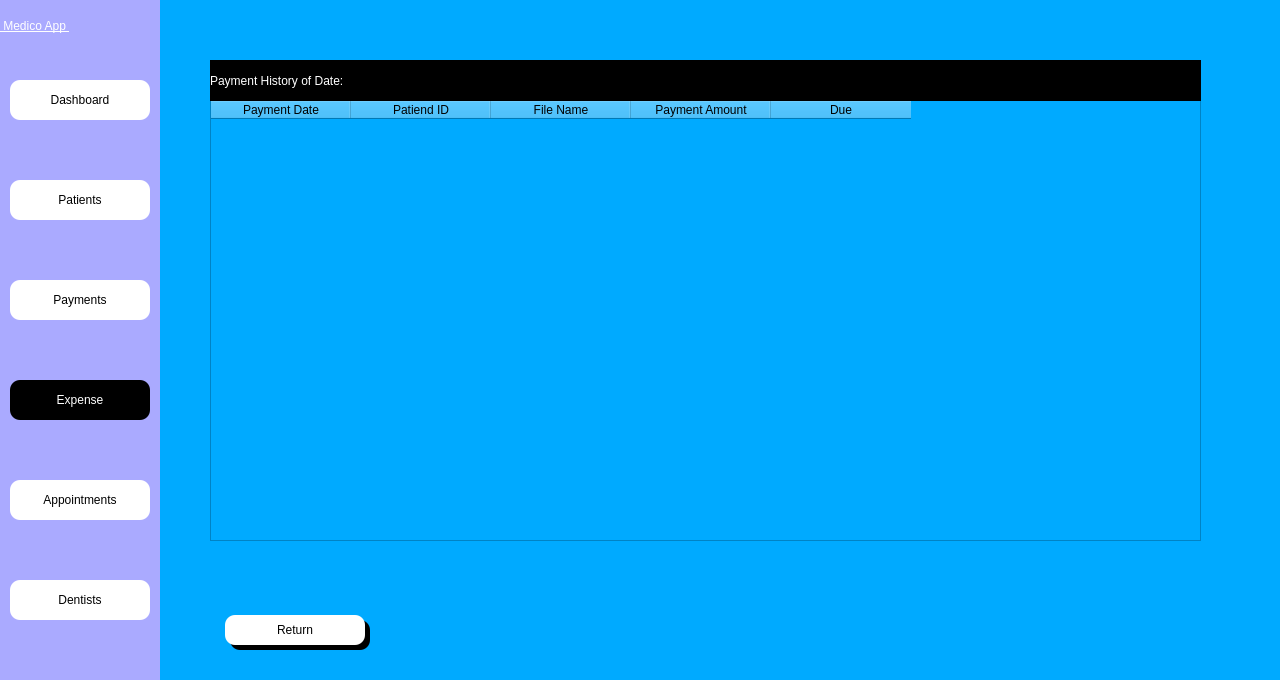
<?xml version="1.0" encoding="UTF-8"?>
<ui version="4.0">
 <class>Dialog</class>
 <widget class="QDialog" name="Dialog">
  <property name="geometry">
   <rect>
    <x>0</x>
    <y>0</y>
    <width>1280</width>
    <height>680</height>
   </rect>
  </property>
  <property name="windowTitle">
   <string>Dialog</string>
  </property>
  <property name="styleSheet">
   <string notr="true">background-color: rgb(0, 170, 255);</string>
  </property>
  <widget class="QWidget" name="side_bar" native="true">
   <property name="geometry">
    <rect>
     <x>0</x>
     <y>0</y>
     <width>160</width>
     <height>681</height>
    </rect>
   </property>
   <property name="styleSheet">
    <string notr="true">background-color: rgb(170, 255, 255);
background-color: rgb(170, 170, 255);</string>
   </property>
   <widget class="QPushButton" name="patient_btn">
    <property name="geometry">
     <rect>
      <x>10</x>
      <y>180</y>
      <width>140</width>
      <height>40</height>
     </rect>
    </property>
    <property name="styleSheet">
     <string notr="true">QPushButton{


font:  14pt &quot;Segoe UI &quot;;
background-color: rgb(255, 255, 255);
border-top-left-radius:10px;
border-bottom-left-radius:10px;
border-top-right-radius:10px;
border-bottom-right-radius:10px;}
QPushButton:hover{
	background-color: rgb(161, 161, 161);
	color: rgb(255, 255, 255);
}</string>
    </property>
    <property name="text">
     <string>Patients</string>
    </property>
    <property name="icon">
     <iconset>
      <normaloff>../Medico_modern/patientdownload .png</normaloff>../Medico_modern/patientdownload .png</iconset>
    </property>
   </widget>
   <widget class="QPushButton" name="appointment_btn">
    <property name="geometry">
     <rect>
      <x>10</x>
      <y>480</y>
      <width>140</width>
      <height>40</height>
     </rect>
    </property>
    <property name="styleSheet">
     <string notr="true">QPushButton{


font:  14pt &quot;Segoe UI &quot;;
background-color: rgb(255, 255, 255);
border-top-left-radius:10px;
border-bottom-left-radius:10px;
border-top-right-radius:10px;
border-bottom-right-radius:10px;}
QPushButton:hover{
	background-color: rgb(161, 161, 161);
	color: rgb(255, 255, 255);
}</string>
    </property>
    <property name="text">
     <string>Appointments</string>
    </property>
    <property name="icon">
     <iconset>
      <normaloff>../Medico_modern/appointmentdownload (1).png</normaloff>../Medico_modern/appointmentdownload (1).png</iconset>
    </property>
   </widget>
   <widget class="QPushButton" name="dentist_btn">
    <property name="geometry">
     <rect>
      <x>10</x>
      <y>580</y>
      <width>140</width>
      <height>40</height>
     </rect>
    </property>
    <property name="styleSheet">
     <string notr="true">QPushButton{


font:  14pt &quot;Segoe UI &quot;;
background-color: rgb(255, 255, 255);
border-top-left-radius:10px;
border-bottom-left-radius:10px;
border-top-right-radius:10px;
border-bottom-right-radius:10px;}
QPushButton:hover{
	background-color: rgb(161, 161, 161);
	color: rgb(255, 255, 255);
}</string>
    </property>
    <property name="text">
     <string>Dentists</string>
    </property>
    <property name="icon">
     <iconset>
      <normaloff>../Medico_modern/dentistimages.png</normaloff>../Medico_modern/dentistimages.png</iconset>
    </property>
   </widget>
   <widget class="QPushButton" name="payment_btn">
    <property name="geometry">
     <rect>
      <x>10</x>
      <y>280</y>
      <width>140</width>
      <height>40</height>
     </rect>
    </property>
    <property name="styleSheet">
     <string notr="true">QPushButton{


font:  14pt &quot;Segoe UI &quot;;
background-color: rgb(255, 255, 255);
border-top-left-radius:10px;
border-bottom-left-radius:10px;
border-top-right-radius:10px;
border-bottom-right-radius:10px;}
QPushButton:hover{
	background-color: rgb(161, 161, 161);
	color: rgb(255, 255, 255);
}</string>
    </property>
    <property name="text">
     <string>Payments</string>
    </property>
    <property name="icon">
     <iconset>
      <normaloff>../Medico_modern/billingdownload (1).png</normaloff>../Medico_modern/billingdownload (1).png</iconset>
    </property>
   </widget>
   <widget class="QPushButton" name="expense_btn">
    <property name="geometry">
     <rect>
      <x>10</x>
      <y>380</y>
      <width>140</width>
      <height>40</height>
     </rect>
    </property>
    <property name="styleSheet">
     <string notr="true">
QPushButton{


font:  14pt &quot;Segoe UI &quot;;
background-color: rgb(255, 255, 255);
border-top-left-radius:10px;
border-bottom-left-radius:10px;
border-top-right-radius:10px;
border-bottom-right-radius:10px;

	background-color: rgb(0, 0, 0);
	color: rgb(255, 255, 255);
}

QPushButton:hover{
	background-color: rgb(161, 161, 161);
	color: rgb(255, 255, 255);
}
</string>
    </property>
    <property name="text">
     <string>Expense</string>
    </property>
    <property name="icon">
     <iconset>
      <normaloff>../Medico_modern/billingdownload (1).png</normaloff>../Medico_modern/billingdownload (1).png</iconset>
    </property>
   </widget>
   <widget class="QPushButton" name="dash_btn">
    <property name="geometry">
     <rect>
      <x>10</x>
      <y>80</y>
      <width>140</width>
      <height>40</height>
     </rect>
    </property>
    <property name="styleSheet">
     <string notr="true">QPushButton{


font:  14pt &quot;Segoe UI &quot;;
background-color: rgb(255, 255, 255);
border-top-left-radius:10px;
border-bottom-left-radius:10px;
border-top-right-radius:10px;
border-bottom-right-radius:10px;}
QPushButton:hover{
	background-color: rgb(161, 161, 161);
	color: rgb(255, 255, 255);
}</string>
    </property>
    <property name="text">
     <string>Dashboard</string>
    </property>
    <property name="icon">
     <iconset>
      <normaloff>../Medico_modern/patientdownload .png</normaloff>../Medico_modern/patientdownload .png</iconset>
    </property>
   </widget>
   <widget class="QLabel" name="label_4">
    <property name="geometry">
     <rect>
      <x>0</x>
      <y>0</y>
      <width>161</width>
      <height>51</height>
     </rect>
    </property>
    <property name="styleSheet">
     <string notr="true">font: 20pt &quot;MS Shell Dlg 2&quot;;
font: 75 20pt &quot;MS Shell Dlg 2&quot;;
text-decoration: underline;
font: 22pt &quot;MS Shell Dlg 2&quot;;
background-color: rgba(255, 255, 255,0);
color: rgb(255, 255, 255);
</string>
    </property>
    <property name="text">
     <string> Medico App </string>
    </property>
   </widget>
  </widget>
  <widget class="QTableWidget" name="expenseTable">
   <property name="geometry">
    <rect>
     <x>210</x>
     <y>100</y>
     <width>991</width>
     <height>441</height>
    </rect>
   </property>
   <property name="styleSheet">
    <string notr="true">background-color: rgba(255, 255, 255,.9);

font:  12pt &quot;Segoe UI &quot;;</string>
   </property>
   <attribute name="horizontalHeaderDefaultSectionSize">
    <number>140</number>
   </attribute>
   <column>
    <property name="text">
     <string>Payment Date</string>
    </property>
   </column>
   <column>
    <property name="text">
     <string>Patiend ID</string>
    </property>
   </column>
   <column>
    <property name="text">
     <string>File Name</string>
    </property>
   </column>
   <column>
    <property name="text">
     <string>Payment Amount</string>
    </property>
   </column>
   <column>
    <property name="text">
     <string>Due</string>
    </property>
   </column>
  </widget>
  <widget class="QLabel" name="expense_title">
   <property name="geometry">
    <rect>
     <x>210</x>
     <y>60</y>
     <width>991</width>
     <height>41</height>
    </rect>
   </property>
   <property name="styleSheet">
    <string notr="true">
color: rgb(255, 255, 255);
background-color: rgb(0, 0, 0);

font:  14pt &quot;Segoe UI &quot;;</string>
   </property>
   <property name="text">
    <string>Payment History of Date: </string>
   </property>
  </widget>
  <widget class="QPushButton" name="return_btn">
   <property name="geometry">
    <rect>
     <x>225</x>
     <y>615</y>
     <width>140</width>
     <height>30</height>
    </rect>
   </property>
   <property name="styleSheet">
    <string notr="true">QPushButton{


font:  14pt &quot;Segoe UI &quot;;
background-color: rgb(255, 255, 255);
border-top-left-radius:10px;
border-bottom-left-radius:10px;
border-top-right-radius:10px;
border-bottom-right-radius:10px;}
QPushButton:hover{
	background-color: rgb(161, 161, 161);
	color: rgb(255, 255, 255);
}</string>
   </property>
   <property name="text">
    <string>Return</string>
   </property>
   <property name="icon">
    <iconset>
     <normaloff>../Medico_modern/billingdownload (1).png</normaloff>../Medico_modern/billingdownload (1).png</iconset>
   </property>
  </widget>
  <widget class="QLabel" name="label_3">
   <property name="geometry">
    <rect>
     <x>230</x>
     <y>620</y>
     <width>140</width>
     <height>30</height>
    </rect>
   </property>
   <property name="styleSheet">
    <string notr="true">background-color: rgb(0, 0, 0);
font: 12pt &quot;MS Shell Dlg 2&quot;;
border-top-left-radius:10px;
border-bottom-left-radius:10px;
border-top-right-radius:10px;
border-bottom-right-radius:10px;
color: rgb(255, 255, 255);
</string>
   </property>
   <property name="text">
    <string/>
   </property>
  </widget>
  <widget class="QLabel" name="label">
   <property name="geometry">
    <rect>
     <x>160</x>
     <y>0</y>
     <width>1121</width>
     <height>680</height>
    </rect>
   </property>
   <property name="text">
    <string/>
   </property>
   <property name="pixmap">
    <pixmap>Images/the-humble-co-cADflhZzgyo-unsplash.jpg</pixmap>
   </property>
   <property name="scaledContents">
    <bool>true</bool>
   </property>
  </widget>
  <zorder>label</zorder>
  <zorder>side_bar</zorder>
  <zorder>expenseTable</zorder>
  <zorder>expense_title</zorder>
  <zorder>label_3</zorder>
  <zorder>return_btn</zorder>
 </widget>
 <resources/>
 <connections/>
</ui>
